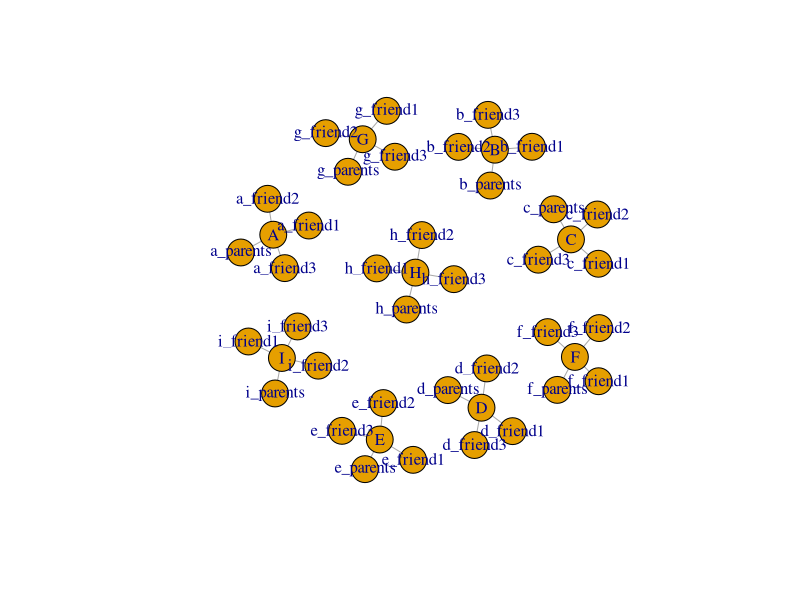
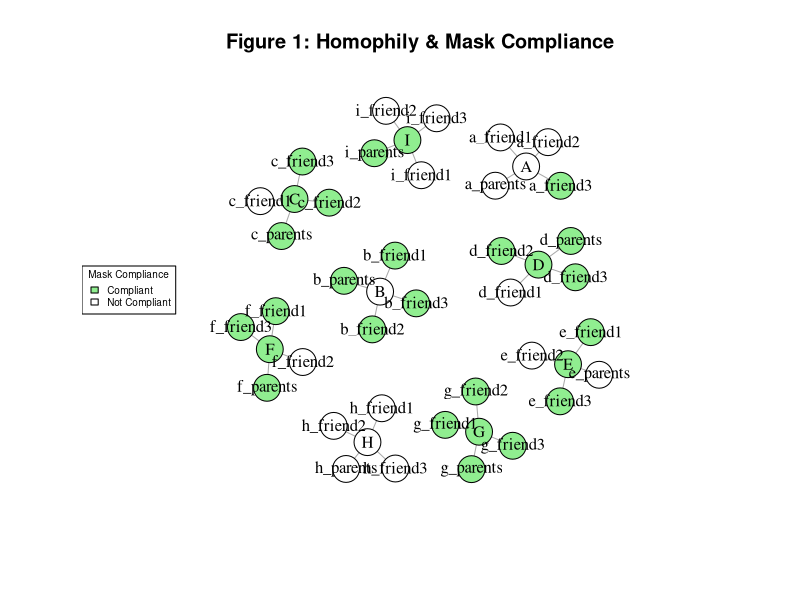
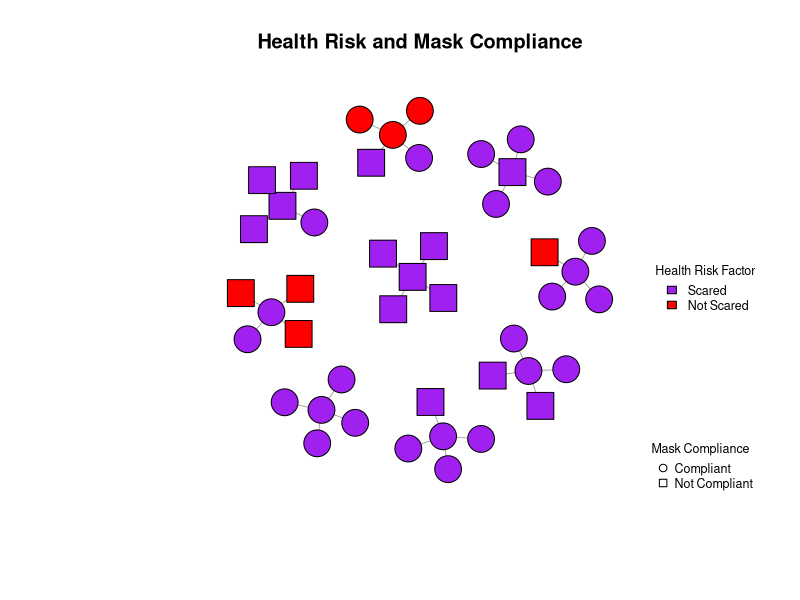
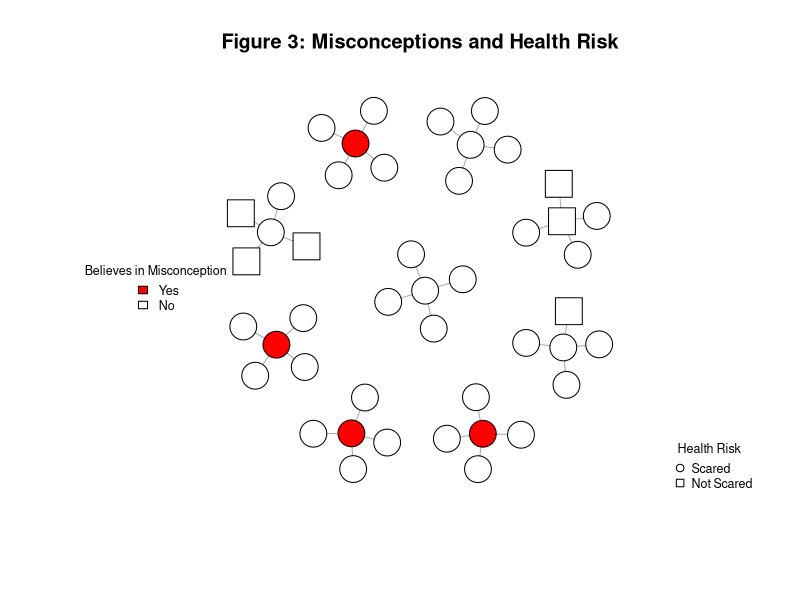
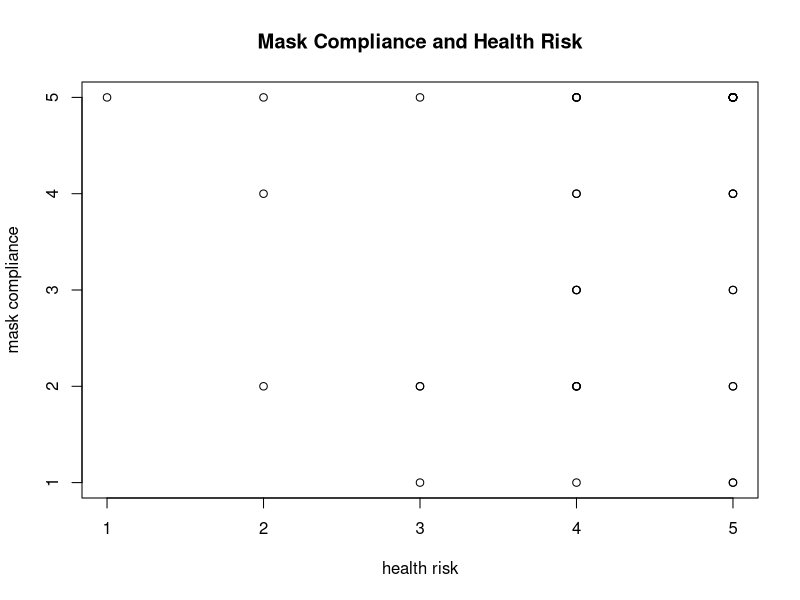

Source code (R) for these figures, in order:
## ---- chunk 1
library(igraph)
library(stringi)
library(RColorBrewer)
library(tidyverse)

my_data <- read.csv("edge_data.csv", header = F)
my_data
## ---- chunk 2
my_network <- graph.data.frame(my_data, directed = F)
my_network <- simplify(my_network)
my_network
## ---- chunk 3
node_data <- read.csv("compliance_data.csv", header = T)
node_data
## ---- chunk 4
my_network <- set.edge.attribute(my_network, "Relationship", value = as.character(my_data$V3))
my_network
## ---- chunk 5
my_network <- set.vertex.attribute(my_network, "political_party", index = node_data$i.d., as.integer(node_data$political_party))
my_network <- set.vertex.attribute(my_network, "belief_in_science", index = node_data$i.d., as.integer(node_data$belief_in_science))
my_network <- set.vertex.attribute(my_network, "mask_compliance", index = node_data$i.d., as.integer(node_data$mask_compliance))
my_network <- set.vertex.attribute(my_network, "healthcare_availability", index = node_data$i.d., as.integer(node_data$healthcare_availability))
my_network <- set.vertex.attribute(my_network, "health_risk_overexaggeration", index = node_data$i.d., as.integer(node_data$healthcare_availability))
my_network <- set.vertex.attribute(my_network, "misconception_score", index = node_data$i.d., as.integer(node_data$misconception_score))

my_network

## ---- chunk 6
assortativity(my_network, V(my_network)$health_risk_overexaggeration)
## ---- chunk 7
# Create function for measuring % of ties between similar nodes
homophily <- function(graph,vertex.attr,attr.val=NULL,prop=T){
#Assign names as vertex attributes for edgelist output
V(graph)$name<-vertex_attr(graph,vertex.attr)
#Get the basic edgelist
ee<-get.data.frame(graph)
#If not specifying on particular attribute value, get percentage (prop=T)
#or count (prop=F) of all nodes tied with matching attribute#
if(is.null(attr.val)){
ifelse(prop==T,sum(ee[,1]==ee[,2])/nrow(ee),sum(ee[,1]==ee[,2]))
#If not null, get proportion (prop=T) or count (prop=F) of
#edges among nodes with that particular node attribute value
} else {
ifelse(prop==T,sum(ee[,1]==attr.val & ee[,2]==attr.val)/nrow(ee[ee[,1]==attr.val|ee[,2]==attr.val,]),
sum(ee[,1]==attr.val & ee[,2]==attr.val))
}
}
## ---- chunk 8
homophily(my_network,"political_party")
homophily(my_network,"mask_compliance")
homophily(my_network,"health_risk_overexaggeration")
homophily(my_network,"healthcare_availability")

## ---- chunk 9
plot(my_network)
## ---- chunk 10
V(my_network)$color <- ifelse(V(my_network)$mask_compliance > 3, "light green", "white")
plot(my_network, main = "Figure 1: Homophily & Mask Compliance", vertex.label.color = "black")
legend("left", legend = c("Compliant", "Not Compliant"), fill = c("light green", "white"), title = "Mask Compliance", cex = 0.60)

## ---- chunk 11
V(my_network)$color <- ifelse(V(my_network)$health_risk_overexaggeration > 3, "purple", "red")
V(my_network)$shape <- ifelse(V(my_network)$mask_compliance > 3, "circle", "square")
plot(my_network, main = "Health Risk and Mask Compliance", vertex.label = NA, edge.weight = as.integer(E(my_network)$Strength))

legend("bottomright",legend=c("Compliant", "Not Compliant"),fill=NA, cex = 0.75, title = "Mask Compliance", pch=c(1,0), pt.cex = 1, border=F, bty = "n")

legend("right",legend=c("Scared","Not Scared"),fill = c("purple", "red"), cex = 0.75, title = "Health Risk Factor", bty = "n")


## ---- chunk 12
V(my_network)$color <- ifelse(V(my_network)$misconception_score > 0, "red", "white")
V(my_network)$shape <- ifelse(V(my_network)$health_risk_overexaggeration > 2, "circle", "square")
plot(my_network, main = "Figure 3: Misconceptions and Health Risk", vertex.label = NA, edge.weight = as.integer(E(my_network)$Strength))

legend("bottomright",legend=c("Scared", "Not Scared"),fill=NA, cex = 0.75, title = "Health Risk", pch=c(1,0), pt.cex = 1, border=F, bty = "n")

legend("left",legend=c("Yes","No"),fill = c("red", "white"), cex = 0.75, title = "Believes in Misconception", bty = "n")
## ---- chunk 13
model<-lm(mask_compliance~health_risk_overexaggeration,data=node_data)
plot(node_data$health_risk_overexaggeration,node_data$mask_compliance,main="Mask Compliance and Health Risk",xlab="health risk", ylab="mask compliance" )
model
